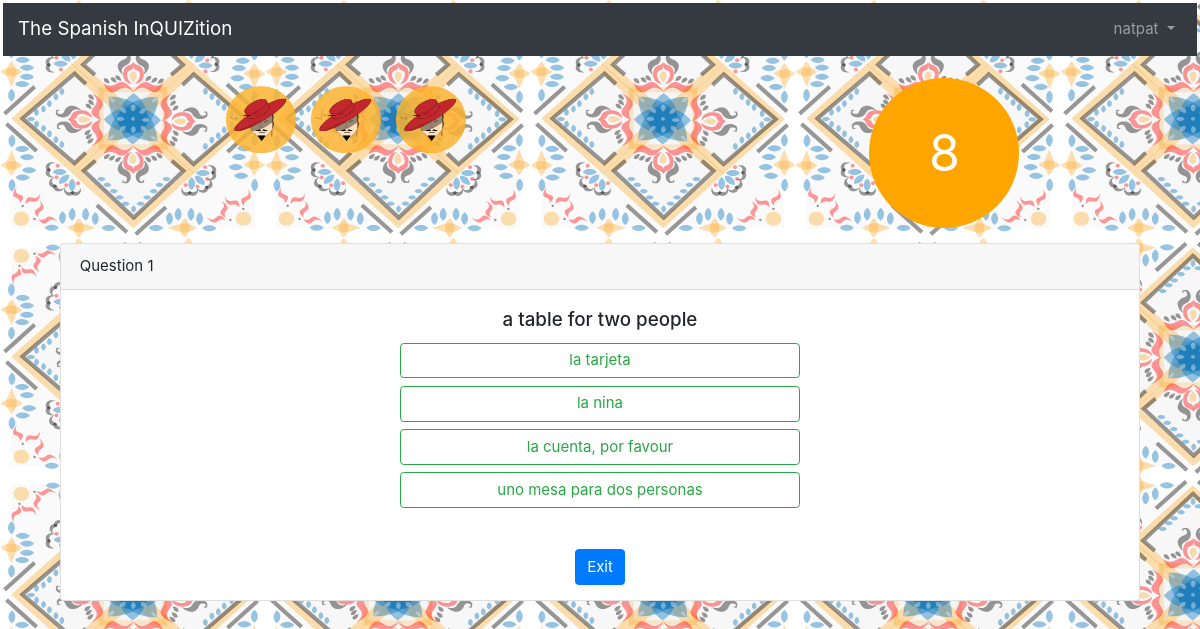
Page /flashcard/ (signed in) on the earlier database version.
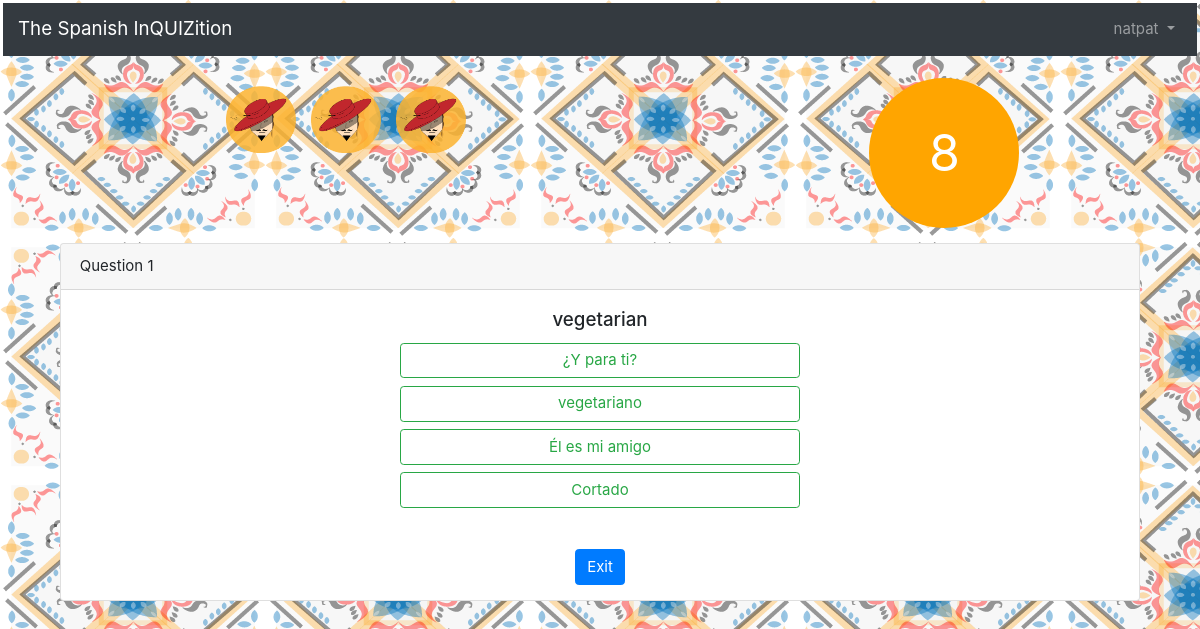
Same page on the later database version.
### users/models.py (models this page shows)
class CustomUser(AbstractUser):
    points = models.PositiveIntegerField(null=False, blank=False, default=0)

### courses/models.py (models this page shows, shortened)
class Spanish(models.Model):
    spanish_phrase = models.CharField(max_length=100, primary_key=True)
    english_translation = models.CharField(max_length=100)
    previous = models.FloatField(null=False,blank=False,default=1.0)
    level_number = models.ForeignKey(
        Levels,
        on_delete=models.CASCADE,
    )
    information = models.CharField(max_length=1000, blank=True)

### flashcard/views.py (the view, shortened to what this page needs)
# urls.py: path('flashcard', FlashcardGame.as_view(), name = 'flashcards'),
class FlashcardGame(LoginRequiredMixin, LoadQuestionsMixin, InitializeMixin,UpdateItemsMixin, View):
    template_name = 'flashcard.html'
    def get(self, request):
        initialized, created = PlayerStatus.objects.get_or_create(user=self.request.user)
        if initialized.current_level == 0:
            level = self.initializeQuiz(request)
            answered_data = self.load_data(level, self.request.user)
            self.get_questions2(answered_data, level, request)
            print('had not been intialized')
        if 'data' not in request.session:
            level = self.initializeQuiz(request)
            answered_data = self.load_data(level, self.request.user)
            self.get_questions2(answered_data, level, request)
        data = request.session['data']
        d = json.loads(data)
        status = PlayerStatus.objects.filter(user = self.request.user).first()
        question_num = int(status.currentQuestion)
        n = int(question_num) % int(len(d))
        data = d[n]
        english = Spanish.objects.filter(spanish_phrase=data['fields']['spanish_id']).values('english_translation').first()
        context = {'data': d,
                   'number': data['pk'],
                   'question':english['english_translation'],
                   'question_num': question_num + 1,
                   'level': data['fields']['level'],
                   'options': [data['fields']['distractor_one'],
                               data['fields']['distractor_two'],
                               data['fields']['distractor_three'],
                               data['fields']['distractor_four' ],],
                   'lives':3 - (status.currentErrors),
                   }
        return render(request, self.template_name, context)

### courses/views.py (called while the page is built, shortened)
    def load_distractors(self, spanish_phrase):
        self.user = self.request.user
        distractors = []
        i = 0
        while i < 3:
            random_object = Spanish.objects.order_by('?').values('spanish_phrase')[0]
            random_object = random_object['spanish_phrase']
            if random_object not in distractors and str(random_object) != spanish_phrase:
                distractors.append(str(random_object))
                i = i + 1
        return distractors

    def ranked_load(self, num, level, data_ls, user):
        now = timezone.now()
        check = Answered.objects.filter(user=user,
                                        level_int=level, ).values('spanish_id', 'review_time')
        rankings = dict()
        for item in check:
            time = item['review_time']
            spanish = item['spanish_id']
        rank = sorted(rankings.items(), key=lambda x: x[1])
        data = rank[:num]
        phrases = [x[0] for x in data]
        return phrases

    def quality_load(self, num, level, data_ls, user):
        returned = list()
        today = timezone.now().date()
        check = Answered.objects.filter(user=user,
                                        level_int=level,
                                        last_review_day=today).values('spanish_id', 'quality_value')
        for item in check:
            if item['spanish_id'] not in data_ls:
                if int(item['quality_value']) < 4:
                    returned.append(item['spanish_id'])
        return returned[:num]

    def due_load(self, num, level, data_ls, user):
        returned = list()
        today = timezone.now()
        check = Answered.objects.filter(user=user,
                                        level_int=level, ).values('spanish_id', 'review_time')
        for item in check:
            if item['spanish_id'] not in data_ls:
                if item['review_time'] < today:
                    returned.append(item['spanish_id'])
        return returned

### templates/flashcard.html (shortened to what this page needs)
{% extends 'base.html' %}
{% load staticfiles %}
{% block content %}
<BODY style="background-image:url(/static/smalltile.png); background-repeat: repeat;
    margin:3px;">
<div class="container">
<div>
        <div class="row justify-content-around">
            <div class="col-2">
                <div class="d-flex flex-row bd-highlight mb-3 justify-content-center">
                    <div class="p-2 bd-highlight">
                        <img src="{% static 'Alive.png' %}" id="life-1" style="width:70px;"></div>
                    <div class="p-2 bd-highlight">
                        <img src="{% static 'Alive.png' %}" id="life-2" style="width:70px;"></div>
                    <div class="p-2 bd-highlight">
                        <img src="{% static 'Alive.png' %}" id="life-3"style="width:70px;"></div>
                </div>
            </div>
            <div class="col-1">
                <div class="circle" id="timer" value="" style="font-size: 50px;">10</div>
    </div>
        </div>
  <div class="card my-3">
    <div class="card-header">
          Question {{ question_num }}
    </div>
      <form id="question" class="card-body" action="{% url 'flashcard' %}" method="POST">
          <h5 class="card-title text-center">{{ question }}</h5>
        <div>
          {% for option in options %}
          <button class = "btn btn-outline-success option-btn my-2 mx-auto d-block" style="width: 400">
          {{ option }}</button>
          {% endfor %}
        </div>
      </form>
    <div class="text-center">
<p><a href ="{% url 'level_info' %}" class="btn btn-primary">Exit</a></p>
</div>
      </div>
    </div>
{% endblock content %}

### templates/base.html (shortened to what this page needs)
{% load static from staticfiles %}
<html lang="en">
  <head>
    <link rel="stylesheet" href="https://stackpath.bootstrapcdn.com/bootstrap/4.1.3/css/bootstrap.min.css"
>
    <link rel="stylesheet" href="{% static 'base.css' %}">
  </head>
  <body>
  <div class="background" style="background=color:white">
    <nav class="navbar navbar-expand-md navbar-dark bg-dark mb-4">
      <a class="navbar-brand" href="{% url 'home' %}">The Spanish InQUIZition</a>
      <div class="collapse navbar-collapse" id="navbarCollapse">
        {% if user.is_authenticated %}
          <ul class="navbar-nav ml-auto">
            <li class="nav-item">
              <a class="nav-link dropdown-toggle" href="#" id="userMenu" data-toggle="dropdown" aria-haspopup="true" aria-expanded="false">
                {{ user.username }}
              </a>
            </li>
          </ul>
        {% endif %}
      </div>
    </nav>
    <div class="container">
      {% block content %}
      {% endblock content %}
    </div>
  </div>
  </body>
</html>

### static/base.css (style rules this page uses)
.circle { width: 150px; height: 150px; border-radius: 50%; font-size: 20px; color: #fff; line-height: 150px; text-align: center; background: #FFA500 }
html { font-family: sans-serif; font-size: 15px; line-height: 1.4; color: #444; }

Differences in the rows shown:
removed Spanish: english_translation "a table for two people"
added Spanish: english_translation "vegetarian"
Other differences:
new list line: "¿Y para ti?"
new list line: "vegetariano"
new list line: "Él es mi amigo"
new list line: "Cortado"
list line gone: "la tarjeta"
list line gone: "la nina"
list line gone: "la cuenta, por favour"
list line gone: "uno mesa para dos personas"
